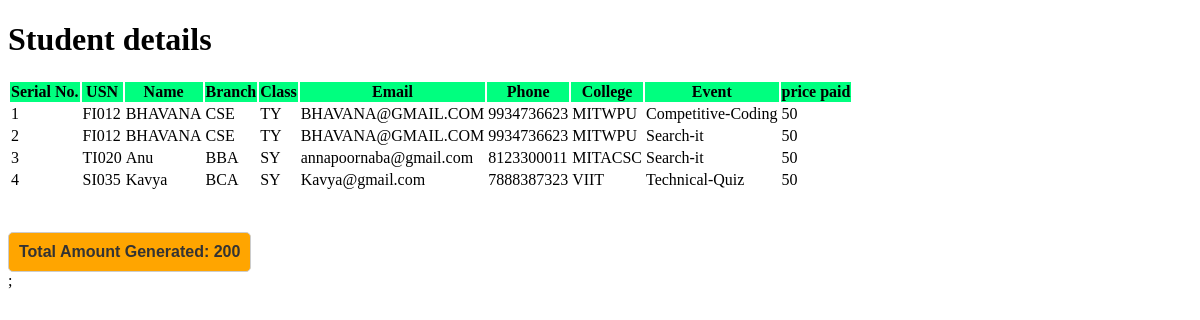
Page /fulldetail.php on the committed database.
### tables this page shows
CREATE TABLE `events` (
  `event_id` int(11) NOT NULL,
  `event_title` varchar(50) NOT NULL,
  `event_price` int(11) DEFAULT NULL,
  `participents` int(100) DEFAULT 0,
  `img_link` varchar(400) DEFAULT NULL,
  `type_id` int(11) DEFAULT NULL
);

CREATE TABLE `participent` (
  `usn` varchar(20) NOT NULL,
  `name` varchar(100) NOT NULL,
  `branch` varchar(11) NOT NULL,
  `class` varchar(11) NOT NULL,
  `email` varchar(300) NOT NULL,
  `phone` varchar(12) NOT NULL,
  `college` varchar(20) NOT NULL,
  `pass` varchar(20)NOT NULL
);

### fulldetail.php (the view, shortened to what this page needs)
<?php
$result = mysqli_query($conn, "SELECT * FROM events,registered r ,participent p WHERE events.event_id=r.event_id and r.usn = p.usn order by event_title");
?>
<!DOCTYPE html>
<html>
<head>
</head>
<body><?php include 'utils/adminHeader.php' ?>
    <div class="content">
        <div class="container">
            <h1>Student details</h1>
            <?php
            $totalAmount = 0;
            if (mysqli_num_rows($result) > 0) {
            ?>
                <table class="table table-hover">
                    <tr>
                        <th>Serial No.</th>
                        <th>USN</th>
                        <th>Name</th>
                        <th>Branch</th>
                        <th>Class</th>
                        <th>Email</th>
                        <th>Phone</th>
                        <th>College</th>
                        <th>Event</th>
                        <th>price paid</th>
                    </tr>
                    <?php
                    $i = 1;
                    while ($row = mysqli_fetch_array($result)) {
                        $totalAmount += $row["event_price"];
                    ?>
                        <tr>
                            <td><?php echo $i++; ?></td>
                            <td><?php echo $row["usn"]; ?></td>
                            <td><?php echo $row["name"]; ?></td>
                            <td><?php echo $row["branch"]; ?></td>
                            <td><?php echo $row["class"]; ?></td>
                            <td><?php echo $row["email"]; ?></td>
                            <td><?php echo $row["phone"]; ?></td>
                            <td><?php echo $row["college"]; ?></td>
                            <td><?php echo $row["event_title"]; ?></td>
                            <td><?php echo $row["event_price"]; ?></td>
                        </tr>
                    <?php
                    }
                    ?>
                </table>
                <div class="total-amount">Total Amount Generated: <?php echo $totalAmount; ?></div>
            <?php
            } else {
                echo "No result found";
            }
            ?>
        </div>
    </div>
    <?php include 'utils/footer.php' ?>;
</body>
</html>

### fulldetail.php (style rules this page uses)
.table-hover th { background-color: springgreen; color: black; }
.total-amount { background-color: orange; padding: 10px; margin-top: 40px; border-radius: 5px; border: 1px solid #ccc; font-family: Arial, sans-serif; font-size: 16px; color: #333; display: inline-block; font-weight: bold; }

### rows in the picture
events: participent.usn "FI012", participent.name "BHAVANA", participent.branch "CSE", participent.class "TY", participent.email "BHAVANA@GMAIL.COM", participent.phone "9934736623", participent.college "MITWPU", event_title "Competitive-Coding", event_price "50"
events: participent.usn "FI012", participent.name "BHAVANA", participent.branch "CSE", participent.class "TY", participent.email "BHAVANA@GMAIL.COM", participent.phone "9934736623", participent.college "MITWPU", event_title "Search-it", event_price "50", participent.usn "TI020", participent.name "Anu", participent.branch "BBA", participent.class "SY", participent.email "annapoornaba@gmail.com", participent.phone "8123300011", participent.college "MITACSC"
events: participent.usn "SI035", participent.name "Kavya", participent.branch "BCA", participent.class "SY", participent.email "Kavya@gmail.com", participent.phone "7888387323", participent.college "VIIT", event_title "Technical-Quiz", event_price "50"

### other values in the picture
$totalAmount "200"
